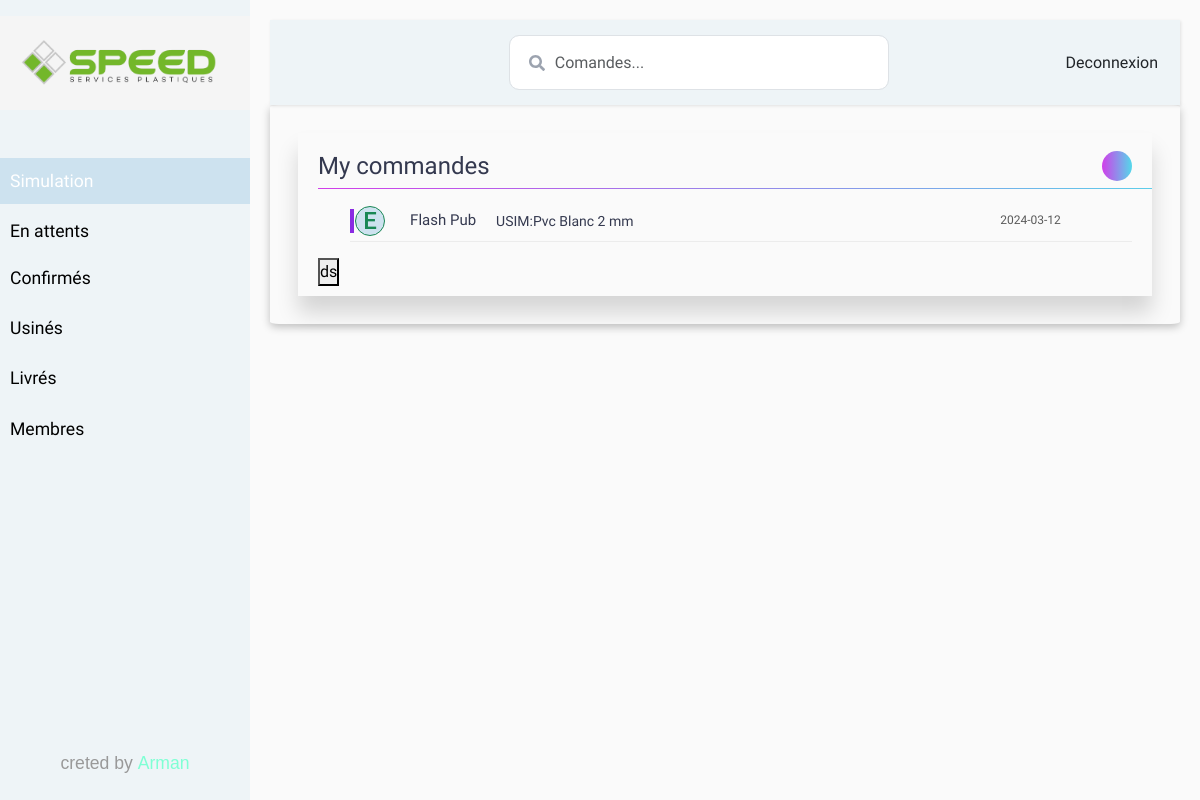
The page /en_attente (signed in) on the database as committed earlier.
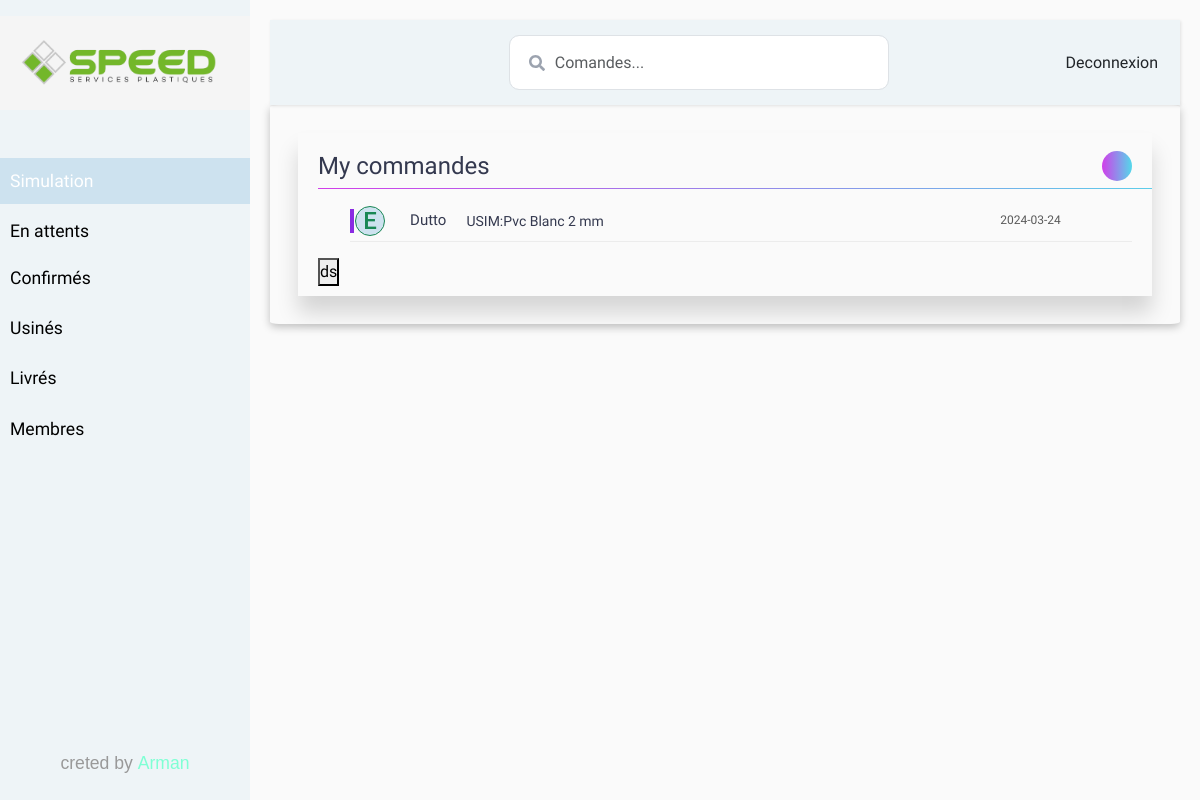
The same page on the database as committed later.
### models/models.py (models this page shows, shortened)
class Commande(db.Model):
    __tablename__ = 'commande'
    id = db.Column(db.Integer, autoincrement=True,primary_key=True )
    client_id = db.Column(db.Integer , ForeignKey('client.id'),nullable=False)
    statut_id = db.Column(db.Integer, ForeignKey('statut.id'),nullable=False )
    usinage_id = db.Column(db.Integer, ForeignKey('type_usinage.id'), nullable=False )
    name_matiere = db.Column(db.String(50), nullable=False )
    type_matiere = db.Column(db.String(50), nullable=False )
    epaisseur_id = db.Column(db.Integer, ForeignKey('epaisseur.id'),nullable=False )
    count = db.Column(db.Integer ,default=1,nullable=False)
    prix_matiere = db.Column(db.Float , nullable=False)
    prix_limeaire = db.Column(db.Float, nullable=False)
    name_dxf = db.Column(db.String(256), nullable=True )
    text = db.Column(db.String(256), nullable=True )
    description_commercial_responsable = db.Column(db.String(1000), nullable=True)
    description_responsable_comercial = db.Column(db.String(1000), nullable=True)
    date_envoi = db.Column(Date, nullable=False)
    date_confirmation = db.Column(Date, nullable=True)
    date_usinage = db.Column(Date, nullable=True)
    date_fin = db.Column(Date, nullable=False)
    responsable = db.Column(db.String(100),nullable=True )
    assistante = db.Column(db.String(100),nullable=True )
    is_livr = db.Column(db.Boolean(), server_default=sqlalchemy.sql.expression.true())
    ville_livr = db.Column(db.String(80), nullable=True)
    cp_livr = db.Column(db.Integer(), nullable=True)
    numero_livr = db.Column(db.Integer(), nullable=True)
    addresse_livr = db.Column(db.String(256), nullable=True)
    is_vu_attente = db.Column(db.Boolean(),server_default=sqlalchemy.sql.expression.false())
    is_vu_confirmé = db.Column(db.Boolean(),server_default=sqlalchemy.sql.expression.false())
    is_vu_usiné = db.Column(db.Boolean(),server_default=sqlalchemy.sql.expression.false())
    is_form = db.Column(db.Boolean(), server_default=sqlalchemy.sql.expression.true())

class User(db.Model, UserMixin):
    __tablename__ = 'user'
    id = db.Column(db.Integer, autoincrement=True, primary_key=True)
    username=db.Column(db.String(255), nullable=False)
    email = db.Column(db.String(255), unique=True)
    password = db.Column(db.String(255), nullable=False, server_default='')
    role_id = db.Column(db.Integer , ForeignKey('role.id'),nullable=False)
    rel_user_client = relationship("Client", backref = "user")

class Client_data(db.Model):
    __tablename__ = 'client_data'
    client_id = db.Column(db.Integer , ForeignKey('client.id'),primary_key=True)
    name = db.Column(db.String(80), nullable=False)
    ville = db.Column(db.String(80), nullable=False)
    cp = db.Column(db.Integer(), nullable=False)
    numero = db.Column(db.Integer(), nullable=True)
    addresse = db.Column(db.String(256), nullable=False)

class Type_usinage(db.Model):
    __tablename__ = "type_usinage"
    id = db.Column(db.Integer, primary_key=True , autoincrement=True)
    name = db.Column(db.String(50), nullable=False )
    rel_usinage_bridge = relationship("Bridge", backref = "type_usinage")
    rel_usinage_commande = relationship("Commande", backref = "type_usinage")

class Epaisseur(db.Model):
    __tablename__ = "epaisseur"
    id = db.Column(db.Integer, primary_key=True , autoincrement=True)
    value = db.Column(db.Integer, nullable=False, unique=True)
    rel_essaisseur_bridge = relationship("Bridge", backref = "epaisseur")
    rel_essaisseur_commande = relationship("Commande", backref = "epaisseur")
    rel_essaisseur_commande = relationship("BridgeLettres", backref = "epaisseur")

### routes.py (the view)
@app.route('/en_attente' ,  methods=['GET', 'POST'])
@login_required
def en_attente():
    if current_user.role_id == 2:
        data = get_en_attentes(current_user)
    else:
       data = get_all_attentes()
    return render_template('en_attente.html', user = current_user,data=data)

### app.py (called while the page is built)
@login_manager.user_loader
def load_user(id):
    return User.query.get(int(id))

### models/models.py (called while the page is built)
def get_en_attentes(current_user):
    data = db.session.query(Commande.name_matiere, Commande.type_matiere,Commande.prix_matiere,Commande.prix_limeaire,Commande.date_envoi,Commande.date_fin,Client_data.name,Statut.name,Type_usinage.name,Epaisseur.value,Commande.count,Commande.name_dxf,Commande.id,User.username).join(Client,Commande.client_id== Client.id ).filter(Client.user_id == current_user.id).join(Client_data,Commande.client_id== Client_data.client_id ).join(User,Client.user_id== User.id ).join(Statut,Commande.statut_id== Statut.id ).filter(Statut.name =="en_attente").join(Type_usinage,Commande.usinage_id== Type_usinage.id ).join(Epaisseur,Commande.epaisseur_id== Epaisseur.id ).all()
    result = []
    for row in  data :
        result.append(row._data)
    return result

### routes.py (called while the page is built)
@app.before_request
def session_handler():
    session.permanent = True
    app.permanent_session_lifetime = timedelta(days=30)

### templates/en_attente.html
{% extends 'base.html' %}
{% block search %}
<div class="form d-flex">
  <i class="fa fa-search"></i>
  <input id="search_en_attants" type="text" class="form-control form-input" placeholder="Comandes...">
</div>
{% endblock %}
{% block contenue %}
<div class="commande_main">
  <div class="commande_div">
    <div class="commande_div_head">
      <div class="title"> My commandes </div>
      <div class="icon_bubble msg"> </div>
    </div>
    <div class="divider"> </div>
    <div class="commande_div_body">
      <ul id="en_attents_list" style="list-style: none;">
        {% for item in data %}
        <li value={{item[12]}} class="commande_li">
          <a href="{{ url_for('en_attente_detailles', id=item[12] ) }}">
            <div class="commande">
              <div class=" commande_avatar border border-success rounded-circle" style="background-color: #cde2ef">
                {% if item[13][0] == 'E' %}
                    <h4 class="text-center text-success">{{item[13][0]}}</h4>
                {% elif condition == 'C' %}
                <h4 class="text-center text-primary">{{item[13][0]}}</h4>
                {% else %}
                <h4 class="text-center text-dark text-success">{{item[13][0]}}</h4>
                {% endif %}
              </div>
              <div class="commande_info d-flex justify-content-start">
                <div class="contact_name"> {{item[6]}}</div>
                <div class="contact_msg" style="margin-left: 20px;">{{item[8]}}:{{item[0]}} {{item[1]}} {{item[9]}} mm </div>
              </div>
              <div class="commande_status">
                <div class="commande_date">{{item[4]}}</div>
              </div>
            </div>
          </a>
        </li>
        {% endfor %}
      </ul>
    </div>
    <button>ds</button>
  </div>
</div>
{% endblock %}

### templates/base.html (shortened to what this page needs)
{% extends 'base_header_footer.html' %}
{% block body %}
<div id="main_contenue" class="wrapper">
  <nav id="sidebar">
    <div class="sidebar-header mt-3">
      <a href="{{url_for( 'Usinage')}}" class="logo me-auto"><img
          src="{{ url_for('static', filename= 'img/logo/logo.png') }}" alt="speed logo" style="width: 200px;"></a>
    </div>
    <ul class="list-unstyled  mt-5">
      {% if user.role_id==1 or user.role_id==2 %}
      <li class="active mt-5">
        <a href="{{url_for( 'Usinage')}}">Simulation</a>
      </li class=" mt-1">
      {% endif %}
      <li class="mt-1">
        <a href="{{url_for( 'en_attente')}}">En attents</a>
      </li class=" mt-1">
      <li>
        <a href="{{url_for( 'confirmé')}}">Confirmés</a>
      </li>
      <li class=" mt-1">
        <a href="{{url_for('usiné')}}">Usinés</a>
      </li>
      <li class=" mt-1">
        <a href="{{url_for('livré')}}">Livrés</a>
      </li>
      <li class=" mt-1">
        <a href="#">Membres</a>
      </li>
    </ul>
    <footer style="bottom: 5px; position: absolute; width: 100%;">
      <p class="text-center">creted by <strong style="color: aquamarine;">Arman</strong></p>
    </footer>
  </nav>
  <div id="content">
    <nav class="navbar navbar-expand-lg navbar-light bg-light">
      <div class="container-fluid d-flex">
        <div class="row height d-flex justify-content-center align-items-center" style="width: 70%;">
          <div class="col-md-8">
            {% block search %}
            {% endblock %}
          </div>
        </div>
        <div class=" " id="navbarSupportedContent">
          <ul class="nav navbar-nav ml-auto ">
            <li class="nav-item active d-inline-block">
              <a href="{{ url_for('logout') }}">Deconnexion</a>
            </li>
          </ul>
        </div>
      </div>
    </nav>
    <div id="main_container" class="p-2">
      {% block contenue %}
      {% endblock %}
    </div>
  </div>
</div>
{% endblock %}

### templates/base_header_footer.html (shortened to what this page needs)
<!DOCTYPE html>
<html lang="fr">
<head>
  <link href="https://cdn.rawgit.com/harvesthq/chosen/gh-pages/chosen.min.css" rel="stylesheet"/>
  <link href="{{ url_for('static', filename= 'includes/css/animate.min.css') }}" rel="stylesheet">
  <link href="{{ url_for('static', filename= 'includes/css/aos.css') }}" rel="stylesheet">
  <link href="{{ url_for('static', filename= 'includes/css/bootstrap.min.css') }}" rel="stylesheet">
  <link href="{{ url_for('static', filename= 'includes/css/bootstrap-icons.css') }}" rel="stylesheet">
  <link href="{{ url_for('static', filename= 'includes/css/boxicons.min.css') }}" rel="stylesheet">
  <link href="{{ url_for('static', filename= 'includes/css/glightbox.min.css') }}" rel="stylesheet">
  <link href="{{ url_for('static', filename= 'includes/css/swiper-bundle.min.css') }}" rel="stylesheet">
  <link rel="stylesheet" href="{{ url_for('static', filename= 'css/style.css') }}">
</head>
<body>
  {% block body %}
  {% endblock %}
</body>
</html>

### static/css/style.css (style rules this page uses)
* { margin: 0; padding: 0; box-sizing: border-box; }
body { font-family: 'Poppins', sans-serif; background: #fafafa; }
p { font-family: 'Poppins', sans-serif; font-size: 1.1em; font-weight: 300; line-height: 1.7em; color: #999; }
a, a:hover, a:focus { color: inherit; text-decoration: none; transition: all 0.3s; }
h1, h2, h3, h4, h5, h6 { font-family: "Roboto", sans-serif; }
.navbar { padding: 15px 10px; background-color: rgb( 238, 244, 247 ) !important; border: none; border-radius: 0; box-shadow: 1px 1px 3px rgba(0, 0, 0, 0.1); }
.form { position: relative; }
.form .fa-search { position: absolute; top:20px; left: 20px; color: #9ca3af; }
.form-input { height: 55px; text-indent: 33px; border-radius: 10px; }
#sidebar { width: 250px; position: fixed; top: 0; height: 100vh; z-index: 999; background: rgb( 238, 244, 247 ); color: black; left: 0; overflow-y: hidden; }
#sidebar .sidebar-header { padding: 20px; background: rgb(245, 245, 245); }
#sidebar ul li a { padding: 10px; font-size: 1.1em; display: block; }
#sidebar ul li.active>a, a[aria-expanded="true"] { color: #fff; background: #cde2ef ; }
#content { left: 250px !important; padding: 20px; min-height: 100vh; transition: all 0.3s; position: absolute; top: 0; right: 0; }
#main_container { box-shadow: rgba(0, 0, 0, 0.24) 0px 3px 8px; border-radius: 1%; }
body { font-family: 'Asap', sans-serif; }
.commande_main { display: flex; flex-direction: row; align-items: center; justify-content: space-around; padding: 20px; }
.commande_div { width: 100%; padding: 10px 20px; overflow: hidden; position: relative; box-shadow: 0px 17px 20px rgba(0, 0, 0, 0.15); }
.commande_div_head { display: flex; flex-direction: row; justify-content: space-between; align-items: center; height: 45px; }
.commande_div_head .title { font-size: 24px; font-weight: 500; color: #34394F; }
.icon_bubble.msg { width: 30px; height: 30px; background: linear-gradient( 90deg, #d13eea, #53d9ea); border-radius: 50%; }
.divider { height: 1px; width: 111%; background: linear-gradient( 90deg, #d13eea, #53d9ea); margin-bottom: 12px; }
.commande_avatar { width: 30px; height: 30px; margin-right: 3px; }
.commande { margin-top:4px !important; display: flex; justify-content: space-between; align-items: center; padding: 5px 5px; border-bottom: 1px solid #d3d3d35e; position: relative; }
.commande :before { content: ''; position: absolute; top: 20%; left: 0; width: 2px; height:60%; border: 2px solid blueviolet; }
.contact_name { font-weight: 500; color: #34394F; font-size: 15px; margin-bottom: 2px; }
.contact_msg { font-size: 14px; color:#34394F; font-weight: lighter; }
.commande_info { width: 50%; display: flex; justify-content: flex-start; align-items: center; margin-right: 15%; }
.commande_date { font-size: 12px; color: #5a5a5a; margin-bottom: 2px; }
.commande_status { width: 25%; display: flex; flex-direction: column; align-items: center; }

Rows that differ between the two databases and show on the page:
removed Commande: {{ item[12] }} 22 (drawn), username "E", name "Flash Pub", name "USIM", name_matiere "Pvc", type_matiere "Blanc", value "2", item "2024-03-12"
added Commande: {{ item[12] }} 1 (drawn), username "E", name "Dutto", name "USIM", name_matiere "Pvc", type_matiere "Blanc", value "2", item "2024-03-24"
